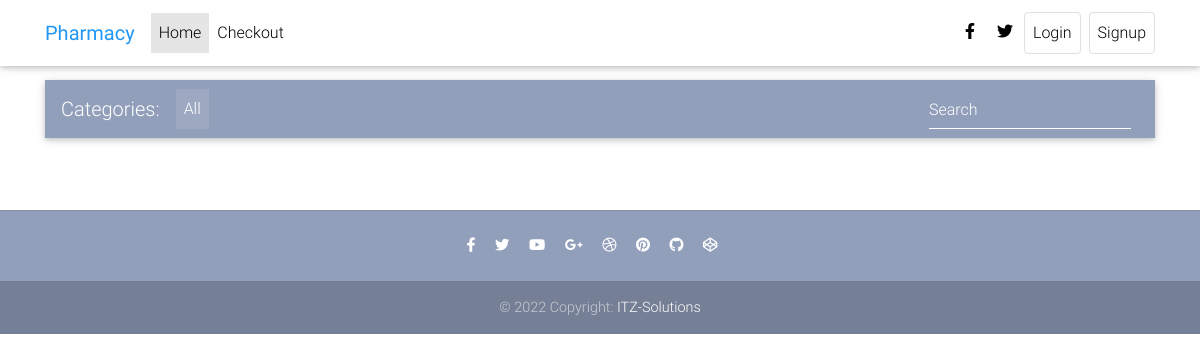
Before: / with the older database file.
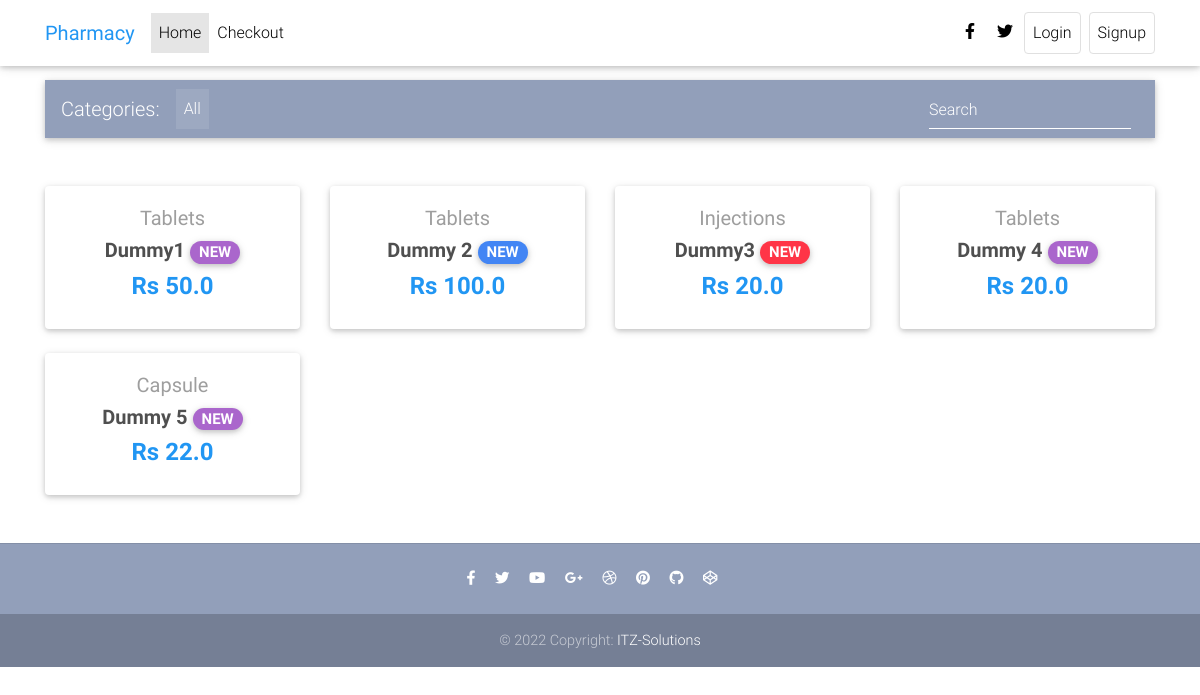
After: the same page with the newer database file.
### app/models.py (models this page shows, shortened)
class Item(models.Model):
    title = models.CharField( max_length=50)
    price =models.FloatField()
    discount_price =models.FloatField(blank=True,null=True)
    category = models.CharField(choices=Category_Choice, max_length=15)
    label = models.CharField(choices=Label_Choice, max_length=15)
    slug = models.SlugField()
    description= models.TextField()
    def get_absolute_url(self):
        return reverse("app:product-detail", kwargs={"slug": self.slug})

### app/views.py (the view)
# urls.py: path('', HomeView.as_view() , name='Items'),
class HomeView(ListView):
    model = Item
    paginate_by= 8
    template_name = "home-page.html"

### templates/home-page.html (shortened to what this page needs)
{% extends 'base.html' %}
{% load static %}
{% block content %}
  <main>
    <div class="container">
      <nav style="margin-top:80px;" class="navbar navbar-expand-lg navbar-dark mdb-color lighten-3 mb-5">
        <span class="navbar-brand">Categories:</span>
        <div class="collapse navbar-collapse" id="basicExampleNav">
          <ul class="navbar-nav mr-auto">
            <li class="nav-item active">
              <a class="nav-link" href="#">All
              </a>
            </li>
          </ul>
          <form class="form-inline">
            <div class="md-form my-0">
              <input class="form-control mr-sm-2"
                     type="text"
                     placeholder="Search"
                     aria-label="Search">
            </div>
          </form>
        </div>
      </nav>
      <section class="text-center mb-4">
        <div class="row wow fadeIn">
          {% for item  in object_list %}
          <div class="col-lg-3 col-md-6 mb-4">
            <div class="card">
              <div class="card-body text-center">
                <a href="" class="grey-text">
                  <h5>{{item.get_category_display}}</h5>
                </a>
                <h5>
                  <strong>
                    <a href="{{item.get_absolute_url}}" class="dark-grey-text">{{item.title}}
                      <span class="badge badge-pill {{item.get_label_display}}-color">NEW</span>
                    </a>
                  </strong>
                </h5>
                <h4 class="font-weight-bold blue-text">
                  <strong>Rs
                    {% if item.discount_price %}
                    {{item.discount_price}}
                    {% else %}
                    {{item.price}}
                    {% endif %}
                  </strong>
                </h4>
              </div>
            </div>
          </div>
          {% endfor %}
          </div>
      </section>
    </div>
  </main>
{% endblock content %}

### templates/base.html (shortened to what this page needs)
{% load static %}
{% load cart_template_tag %}
<!DOCTYPE html>
<html lang="en">
<head>
  <link rel="stylesheet" href="https://use.fontawesome.com/releases/v5.11.2/css/all.css">
  <link href="{% static 'css/bootstrap.min.css' %}" rel="stylesheet">
  <link href="{% static 'css/mdb.min.css' %}" rel="stylesheet">
  <link href="{% static 'css/style.min.css' %}" rel="stylesheet">
</head>
<body>
  <nav class="navbar fixed-top navbar-expand-lg navbar-light white scrolling-navbar">
    <div class="container">
      <a class="navbar-brand waves-effect" href="/" >
        <strong class="blue-text">Pharmacy</strong>
      </a>
      <div class="collapse navbar-collapse" id="navbarSupportedContent">
        <ul class="navbar-nav mr-auto">
          <li class="nav-item active">
            <a class="nav-link waves-effect" href="/">Home
            </a>
          </li>
          <li class="nav-item">
            <a class="nav-link waves-effect" href="/checkout/" >Checkout</a>
          </li>
        </ul>
        <ul class="navbar-nav nav-flex-icons">
          <li class="nav-item">
            <a href="" class="nav-link waves-effect" target="_blank">
              <i class="fab fa-facebook-f"></i>
            </a>
          </li>
          <li class="nav-item">
            <a href="" class="nav-link waves-effect" target="_blank">
              <i class="fab fa-twitter"></i>
            </a>
          </li>
        {% if request.user.is_authenticated %}
          <li class="nav-item">
            <a href="{% url 'app:order-summary' %}" class="waves-effect nav-link border border-light rounded waves-effect"
             >
              <span class="badge red z-depth-1 mr-1"> {{ request.user|cart_count }} </span>
              <i class="fas fa-shopping-cart"></i>
              <span class="clearfix d-none d-sm-inline-block"> Cart </span>
            </a>
          </li>
          <li class="nav-item ml-2">
            <a href="{% url 'account_logout' %}" class="waves-effect nav-link border border-light rounded waves-effect">
              <span class="clearfix d-none d-sm-inline-block"> Logout </span>
            </a>
          </li>
         {% else %}
          <li class="nav-item">
            <a href="{% url 'account_login' %}" class="waves-effect nav-link border border-light rounded waves-effect">
              <span class="clearfix d-none d-sm-inline-block"> Login </span>
            </a>
          </li>
          <li class="nav-item ml-2">
            <a href="{% url 'account_signup' %}" class="waves-effect nav-link border border-light rounded waves-effect">
              <span class="clearfix d-none d-sm-inline-block"> Signup </span>
            </a>
          </li>
         {% endif %}
        </ul>
      </div>
    </div>
  </nav>
  {% block content %}
  {% endblock content %}
   <footer class="page-footer text-center font-small mt-4 wow fadeIn">
    <hr class="my-4">
    <div class="pb-4">
      <a href="" target="_blank">
        <i class="fab fa-facebook-f mr-3"></i>
      </a>
      <a href="" target="_blank">
        <i class="fab fa-twitter mr-3"></i>
      </a>
      <a href="" target="_blank">
        <i class="fab fa-youtube mr-3"></i>
      </a>
      <a href="" target="_blank">
        <i class="fab fa-google-plus-g mr-3"></i>
      </a>
      <a href="" target="_blank">
        <i class="fab fa-dribbble mr-3"></i>
      </a>
      <a href="" target="_blank">
        <i class="fab fa-pinterest mr-3"></i>
      </a>
      <a href="" target="_blank">
        <i class="fab fa-github mr-3"></i>
      </a>
      <a href="" target="_blank">
        <i class="fab fa-codepen mr-3"></i>
      </a>
    </div>
    <div class="footer-copyright py-3">
      © 2022 Copyright:
      <a href="#" target="_blank"> ITZ-Solutions </a>
    </div>
  </footer>
</body>
</html>

### templates/base.html (style rules this page uses)
html, body, header, .carousel { height: 60vh; }

Changed rows visible on the page:
added Item: category "Tablets", title "Dummy1", discount_price "50.0"
added Item: category "Tablets", title "Dummy 2", discount_price "100.0", label "P" (drawn)
added Item: category "Injections", title "Dummy3", discount_price "20.0", label "D" (drawn)
added Item: category "Tablets", title "Dummy 4", discount_price "20.0"
added Item: category "Capsule", title "Dummy 5", discount_price "22.0"
